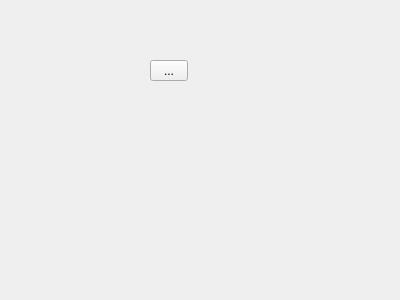
<?xml version="1.0" encoding="UTF-8"?>
<ui version="4.0">
 <class>Widget</class>
 <widget class="QWidget" name="Widget">
  <property name="geometry">
   <rect>
    <x>0</x>
    <y>0</y>
    <width>400</width>
    <height>300</height>
   </rect>
  </property>
  <property name="windowTitle">
   <string>Widget</string>
  </property>
  <widget class="QToolButton" name="toolButton">
   <property name="geometry">
    <rect>
     <x>150</x>
     <y>60</y>
     <width>38</width>
     <height>21</height>
    </rect>
   </property>
   <property name="text">
    <string>...</string>
   </property>
  </widget>
 </widget>
 <layoutdefault spacing="6" margin="11"/>
 <resources/>
 <connections/>
</ui>
